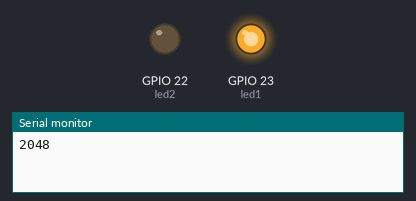
Simulated run of this sketch. Board: ESP32. Parts: output pins drawn as LEDs (lit = HIGH), the last lines printed to the serial monitor.

Above: at 0.1 s.
At 20.4 s:
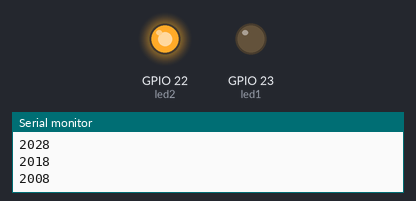
At 38.3 s:
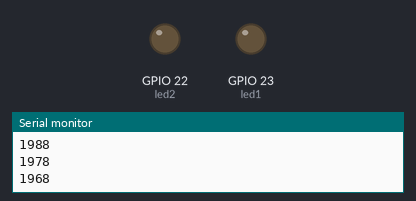
Timing chart, 0 to 39.8 s (numbered marks = the images above):
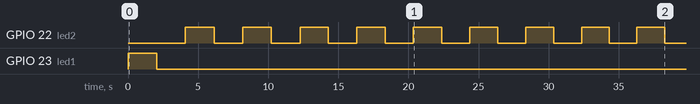

Measured:
- by itself, GPIO 22 (led2): alternates HIGH for 2.0 s and LOW for 2.0 s
- by itself, GPIO 23 (led1): LOW → HIGH at 0.00 s, → LOW 2.0 s later

The sketch:

Lab4-ADC.ino
```cpp
const int analogIn1 = 12;
const int analogIn2 = 34;
int sensorValue1 = 0;
int sensorValue2 = 0;
const int led1 = 23;
const int led2 = 22;
int adc1 = 0;
int adc2 = 0;

void setup() {
 Serial.begin(9600);
 pinMode(led1, OUTPUT);
 pinMode(led2, OUTPUT);
}

void loop() {
  sensorValue1 = analogRead(analogIn1);
  sensorValue2 = analogRead(analogIn2);
  adc1 = sensorValue1;
  adc2 = sensorValue2;


  Serial.println(adc1);
  digitalWrite(led1, HIGH);
  delay(adc1);
  digitalWrite(led1, LOW);
  delay(adc1);

  for(int i=0; adc2>i ; adc2-=10){
  Serial.println(adc2);
  digitalWrite(led2, HIGH);
  delay(adc2);
  digitalWrite(led2, LOW);
  delay(adc2);
  }

}
```
